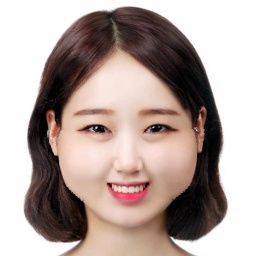
#> input picture test_dist.jpg, 256 x 256 px, found by its file name
$ python image_sketch.py
#> lines starting #> are read from the running program, lines starting #| are printed output that depends on the picture; after the words box and inside, x2 and y2 are one past the last pixel; in counts of white or black regions, pixels touching at a corner belong together
import cv2
import numpy as np
import argparse
import os

parser = argparse.ArgumentParser()
parser.add_argument('--dir', default = r'C:\Users\LG\Pictures\test_dist.jpg')
parser.add_argument('--hsv', type = bool,  default = True)
parser.add_argument('--painting', type = bool, default = True)
parser.add_argument('--edge', type = str, default = 'sketch')
args = parser.parse_args()

img = cv2.imread(args.dir)
#> img is the input picture: shape (256, 256, 3); mean B, G, R 157.7, 163.3, 178.9
img = cv2.resize(img,(256,256), interpolation=cv2.INTER_AREA)

# hsv
if args.hsv is True:
    term = 13
    hsv = cv2.cvtColor(img, cv2.COLOR_BGR2HSV)
#> hsv: shape (256, 256, 3); mean H, S, V 26, 49, 179
    hsv_copy = hsv.copy()
    hsv_copy[:, :, 1] = hsv[:, :, 1] // term * term
#> hsv_copy: shape (256, 256, 3); mean H, S, V 26, 45.1, 179
    img = cv2.cvtColor(hsv_copy, cv2.COLOR_HSV2BGR)

    cv2.imshow('original_img', img)

h,w,_ = img.shape
#> h = 256; w = 256
print(w,h)
#| 256 256

# oil painting
if args.painting is True:
    k = 2
    img_copy = np.ones_like(img) * 255
    intensity = 8
    bins = np.array(range(intensity+2))

    for i in range(k,h-k):
        if i%100 == 0:
            print(i)
        for j in range(k,w-k):
            kernal = img[i-k:i+k, j-k:j+k]
            kernal_intensity = np.round(np.sum(kernal, axis = 2)/3.0*intensity/255)
            hist, _ = np.histogram(kernal_intensity, bins = bins)
            most = np.argmax(hist)
            img_copy[i,j] = np.mean(kernal[kernal_intensity==most], axis = 0)
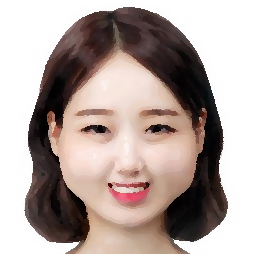
#> img_copy: shape (256, 256, 3); mean B, G, R 159.2, 164.1, 178.3
else :
    img_copy = (cv2.bilateralFilter(img,9,75,75))

# draw sketch
if args.edge == 'sketch':
    img_gray = cv2.cvtColor(img, cv2.COLOR_BGR2GRAY)
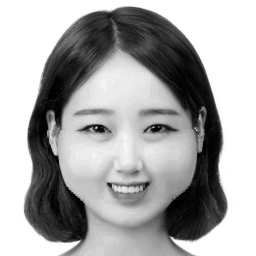
#> img_gray: shape (256, 256); min 0, max 255, mean 168.3
    img_gray = cv2.add(img_gray,10)

    img_blur = cv2.GaussianBlur(img_gray,(15,15),0)
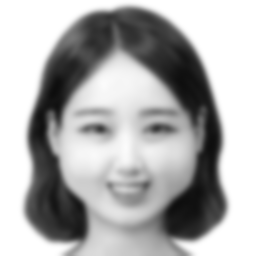
#> img_blur: shape (256, 256); min 13, max 255, mean 174.7
    img_blend = cv2.divide(img_gray,img_blur, scale = 256)
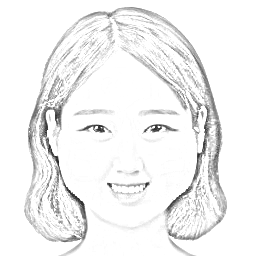
#> img_blend: shape (256, 256); min 38, max 255, mean 241.9
    cv2.imshow('sketch', img_blend)

    _, mask = cv2.threshold(img_blend, 230, 255, cv2.THRESH_BINARY)
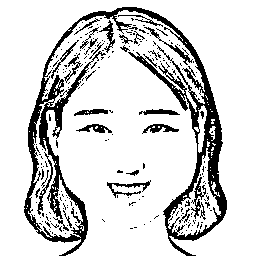
#> mask: shape (256, 256); 83.4% white; 219 black regions (191 under 20 px), largest, box (x1, y1, x2, y2) and area: (24, 7, 227, 256) 7822, (191, 177, 206, 220) 224, (107, 180, 151, 198) 217
    cv2.imshow('mask', mask)

    img = cv2.bitwise_and(img_copy,img_copy,mask = mask)
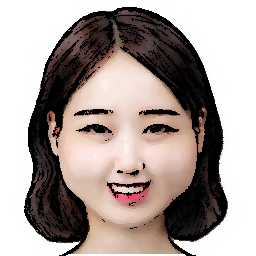
#> img: shape (256, 256, 3); mean B, G, R 153.1, 157.7, 169.4
    cv2.imshow('image', img)

elif args.edge == 'canny':
    # canny edge
    can = cv2.bitwise_not(cv2.Canny(img,150,200))
    cv2.imshow('canny_edge', can)
    # masking
    img = cv2.bitwise_and(img_copy,img_copy,mask = can)
    cv2.imshow('image', img)

cv2.waitKey(0)
cv2.destroyAllWindows()


cv2.imwrite(os.path.join(os.path.split(args.dir)[0], "new_image.jpg"), img)

$ run again, with cont2_style1_2_max.JPG copied over test_dist.jpg
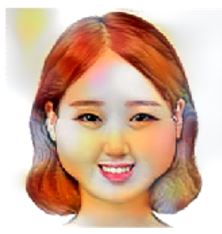
#> input picture cont2_style1_2_max.JPG, 222 x 234 px, found by its file name
#> img is the input picture: shape (234, 222, 3); mean B, G, R 160.1, 179.2, 213.5
#> hsv: shape (256, 256, 3); mean H, S, V 34.8, 75.8, 214
#> hsv_copy: shape (256, 256, 3); mean H, S, V 34.8, 71.2, 214
#| 256 256
#> `_, mask = cv2.threshold(img_blend, 230, 255, cv2.THRESH_BINARY)`:
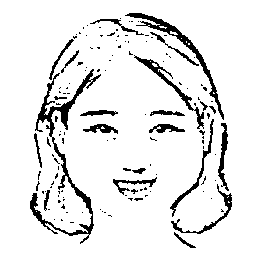
#> mask: shape (256, 256); 90.7% white; 133 black regions (111 under 20 px), largest, box (x1, y1, x2, y2) and area: (30, 69, 101, 244) 1642, (125, 13, 224, 120) 834, (134, 55, 204, 129) 501
#> `img = cv2.bitwise_and(img_copy,img_copy,mask = mask)`:
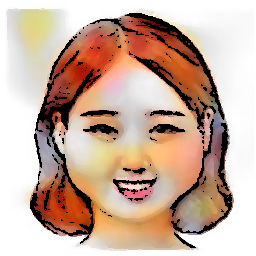
#> img: shape (256, 256, 3); mean B, G, R 157.1, 173.7, 201.2

$ run again, with cont2_style1_2_max_color.JPG copied over test_dist.jpg
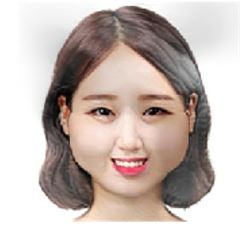
#> input picture cont2_style1_2_max_color.JPG, 245 x 226 px, found by its file name
#> img is the input picture: shape (226, 245, 3); mean B, G, R 177.9, 183.5, 196.7
#> hsv: shape (256, 256, 3); mean H, S, V 17.5, 31.3, 196.7
#> hsv_copy: shape (256, 256, 3); mean H, S, V 17.5, 27.7, 196.7
#| 256 256
#> `_, mask = cv2.threshold(img_blend, 230, 255, cv2.THRESH_BINARY)`:
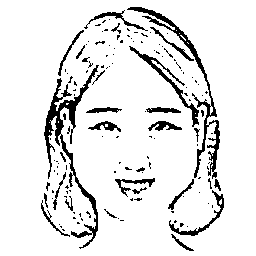
#> mask: shape (256, 256); 90.3% white; 137 black regions (109 under 20 px), largest, box (x1, y1, x2, y2) and area: (44, 65, 99, 249) 1654, (127, 7, 220, 179) 1279, (129, 46, 199, 127) 533
#> `img = cv2.bitwise_and(img_copy,img_copy,mask = mask)`:
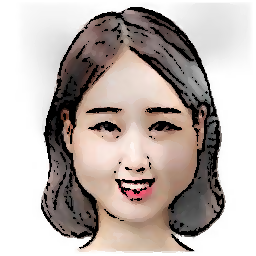
#> img: shape (256, 256, 3); mean B, G, R 172.1, 176.7, 187
